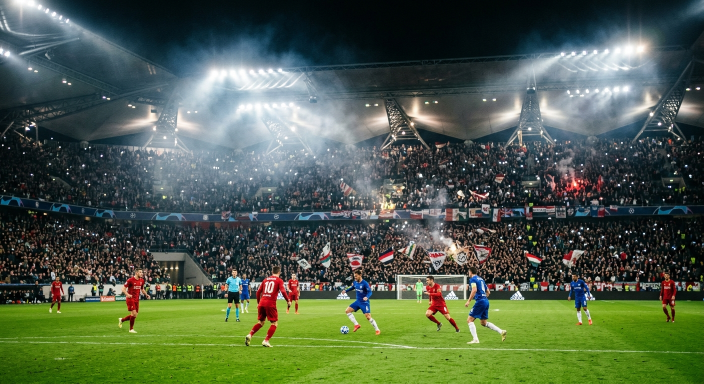
#> input picture soccer_highlights/stadium_bg.jpeg, 1408 x 768 px (shown at 1/2 size)
$ python -i thumbnail_gen.py   (imports and definitions only)
#> lines starting #> are read from the running program, lines starting #| are printed output that depends on the picture
#> further down, picture is the input picture: PIL image 1408x768 RGB; mean R, G, B 78.6, 94.3, 73.9
#!/usr/bin/env python3
"""
Thumbnail generator.

Builds a YouTube/social thumbnail (1280x720) from:
  - a background (a peak frame grabbed from the recap, or any image)
  - the match data (teams, score, top scorer)

Overlays a darkening gradient + bold matchup text + score + "GOALS" badge so
the thumbnail reads clearly at small sizes.
"""
from __future__ import annotations
import argparse, os, subprocess
from PIL import Image, ImageDraw, ImageFont, ImageFilter

try:
    import imageio_ffmpeg
    FFMPEG = imageio_ffmpeg.get_ffmpeg_exe()
except Exception:
    FFMPEG = "ffmpeg"

W, H = 1280, 720


# [35 lines left out: functions grab_frame, _font, not called in this run]


def _fit(img):
    img = img.convert("RGB")
    r = max(W / img.width, H / img.height)
#> r = 0.938
    img = img.resize((int(img.width * r), int(img.height * r)))
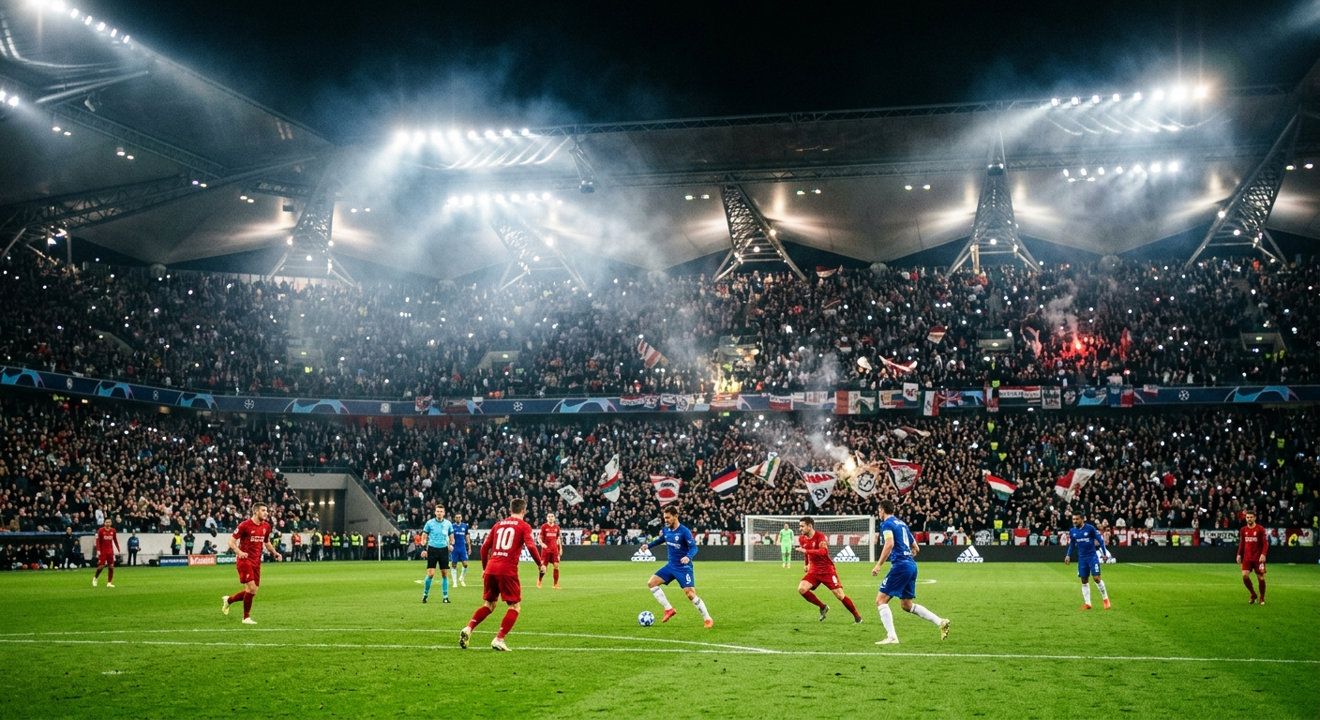
#> img: PIL image 1320x720 RGB; mean R, G, B 78.6, 94.3, 73.9
    x = (img.width - W) // 2
#> x = 20
    y = (img.height - H) // 2
#> y = 0
    return img.crop((x, y, x + W, y + H))
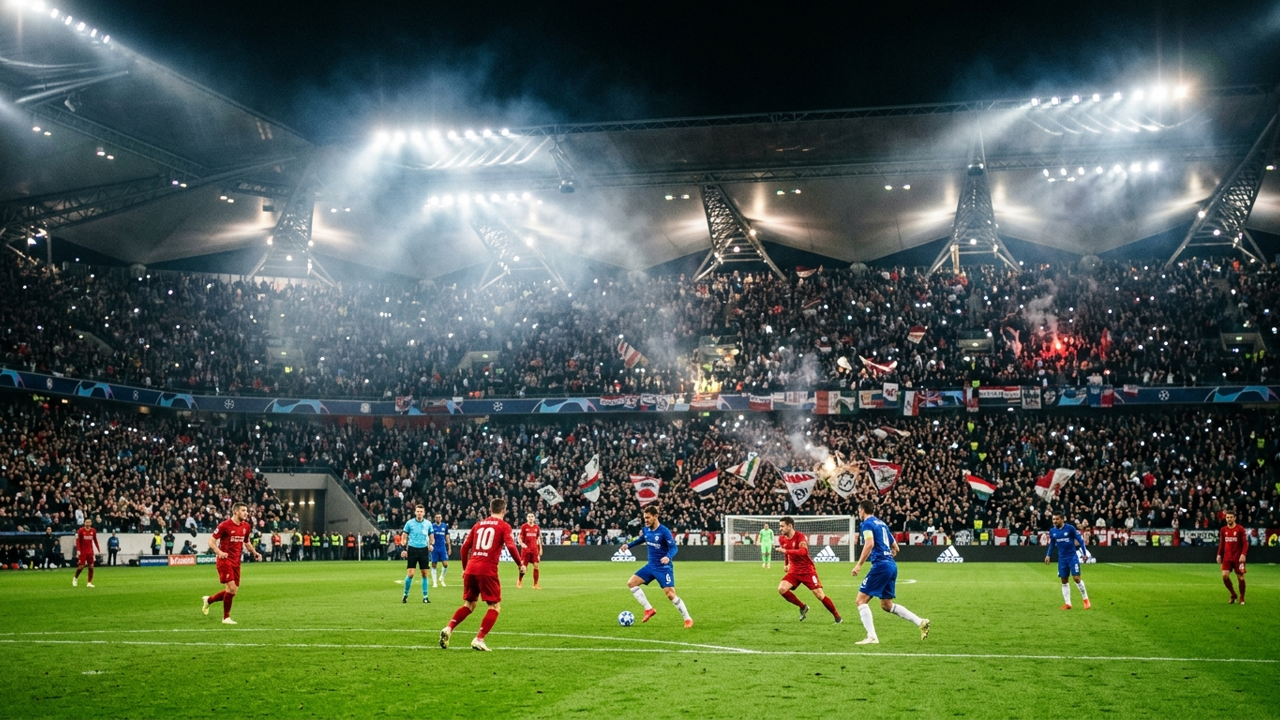
#> returned value: PIL image 1280x720 RGB; mean R, G, B 79.9, 95.5, 75.1


# [53 lines left out: function make_thumbnail, not called in this run]


# [17 lines not run here, left out]

>>> from PIL import Image
>>> picture = Image.open('stadium_bg.jpeg')
>>> result = _fit(picture)
